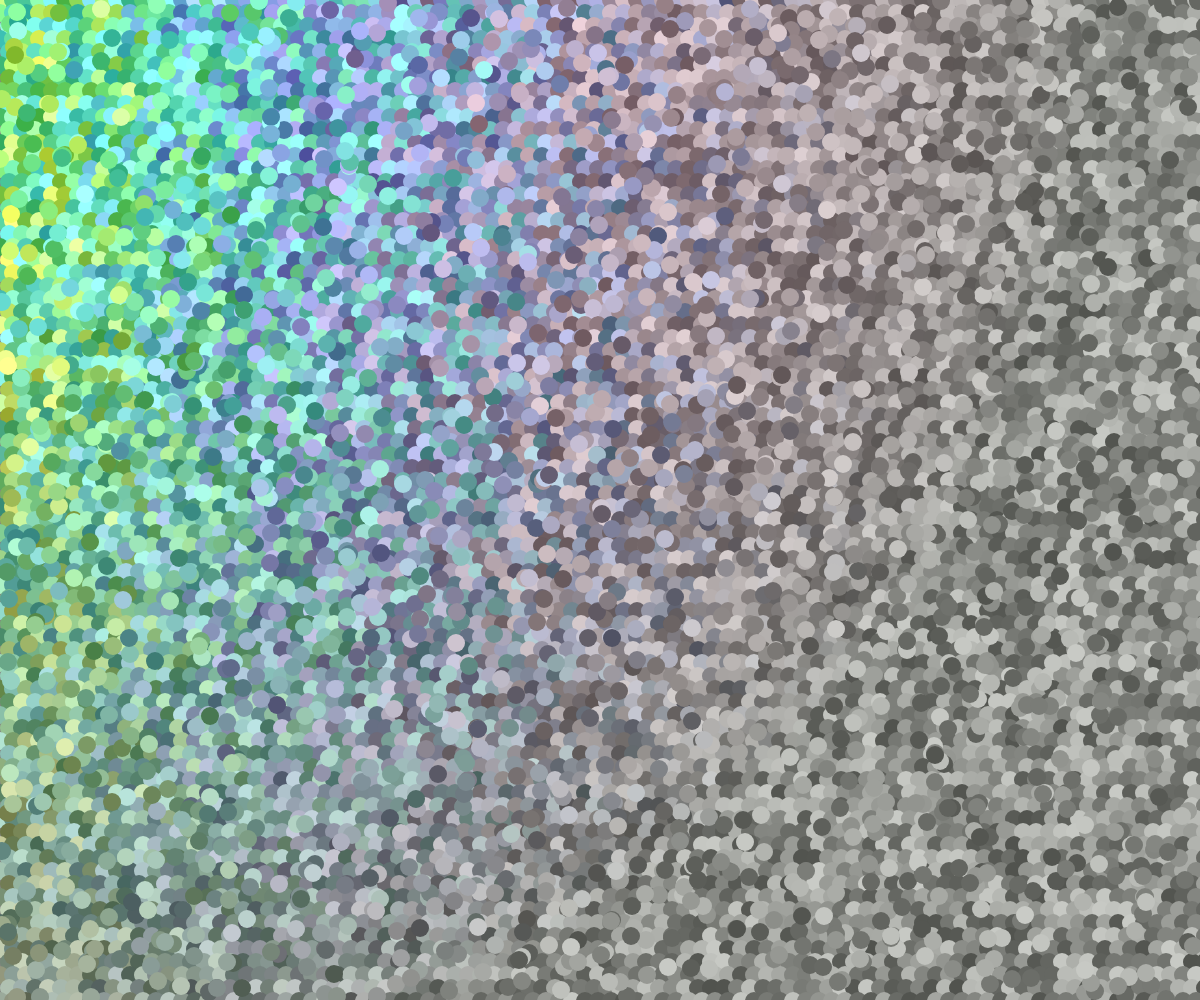
Frame 1 (no input)
Frame 60 (no input): identical to frame 1, image omitted
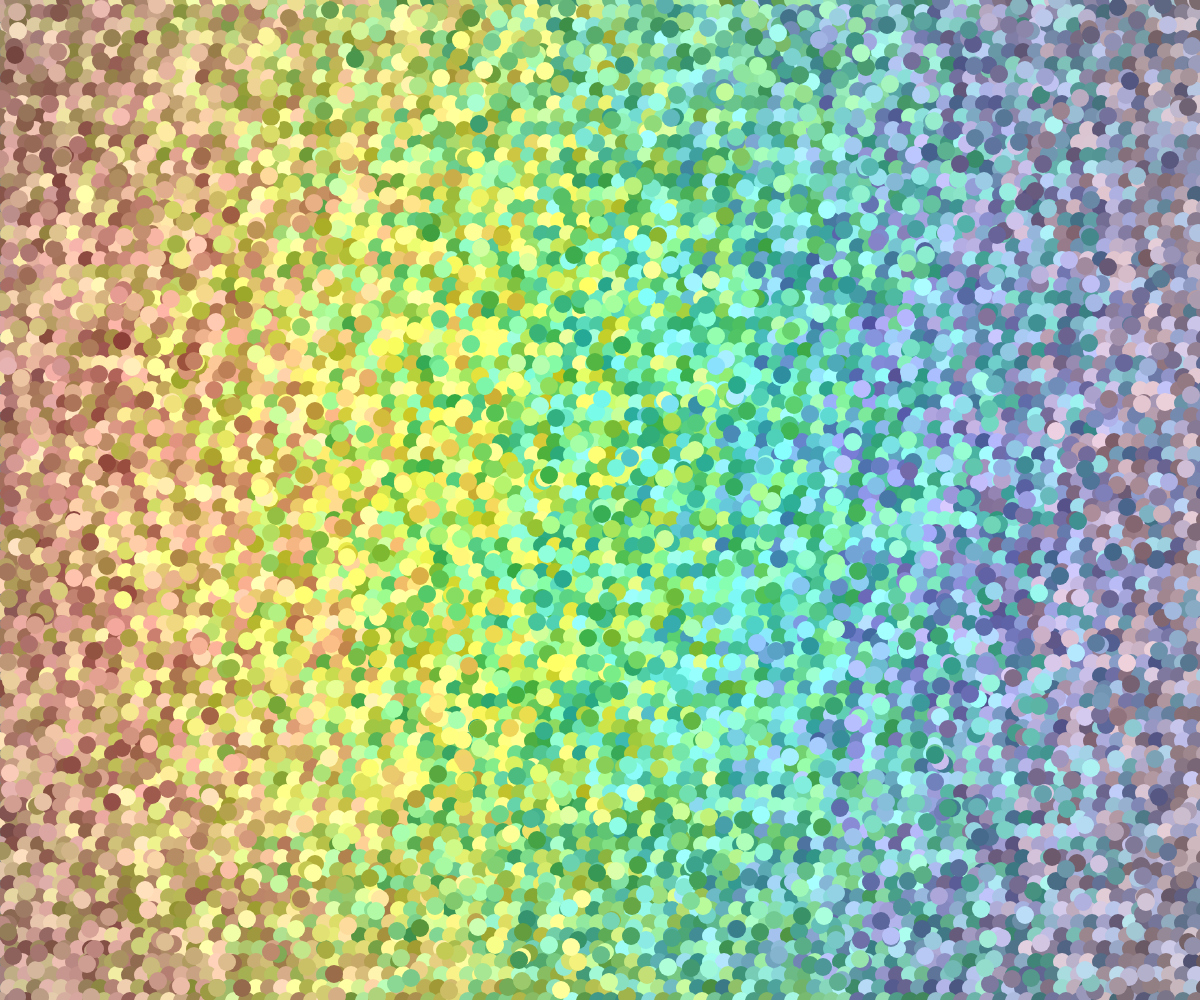
Frame 120 (the mouse pressed at the canvas centre since frame 60)

The p5.js sketch that drew these frames (run headless with seeded random() and noise() and a simulated clock; from frame 60 on, the mouse is pressed at the canvas centre):

// p5.js sketch
// ── sketch.js
class HoloDot {

  constructor(x, y, MAX_X, MAX_Y, s, rainbow, ran, m_o) {
    this.x = x;
    this.y = y;
    this.inter = map(y, 0, MAX_Y, 0, 1);
    this.shift = random(-50, 70);
    this.size = s;
    this.max_x = MAX_X; 
    this.max_y = MAX_Y;
    this.colors = rainbow;
    this.rect_range = ran;
    this.mouse_offset = m_o;
    this.shift = random(-50, 70);
  }
  
  // Custom method for updating the variables
  update() {
    
    let inter;
    let c = this.colors[0];

    for (let i = 0; i < 7; i++) {
      let min = mouseX + this.mouse_offset + (i-4) * this.rect_range;
      let max = mouseX + this.mouse_offset + (i-3) * this.rect_range;
      let min_color = color(this.colors[i]);
      let max_color = color(this.colors[i+1]);
      if (this.x > min && this.x <= max) {
        // color accordingly
        inter = map(this.x, min, max, 0, 1);
        c = lerpColor(min_color, max_color, inter);
      }
    }

    let max_r = 200;
    let fade_r = 900;
    
    let r = sqrt(pow(mouseX - this.x, 2) + pow(mouseY - this.y, 2));
    if (r > max_r) {
      let bg = color(131, 133, 128);
      let rad = sqrt(pow(mouseX - this.x, 2) + pow(mouseY - this.y, 2));
      inter = map(rad, max_r, max_r + fade_r, 0, 1);
      c = lerpColor(c, bg, inter);
    }

    c = shift_color(c, this.shift);
    this.col = c;
  }
  
  // Custom method for drawing the object
  display() {
    fill(this.col);
    ellipse(this.x, this.y, this.size, this.size);
  }

  // Custom method for shifting the color
  rang() {
    let x_rad = 200;
    let y_rad = 100;
    let x_dig = (pow((x - mouseX), 2)) / pow(x_rad, 2);
    let y_dig = (pow((y - mouseY), 2)) / pow(y_rad, 2);
    let r = x_dig + y_dig;
    
    //float r = sqrt(pow(mouseX - x, 2) + pow(mouseY - y,2));
    return r;
  }
}

















let rainbow = [];
let dots = [];

function setup() {

  createCanvas(windowWidth, windowHeight);
  let MAX_X = width;
  let MAX_Y = height;
  // Define colors
  let rainbow = [
    color(195, 146, 165),
    color(214, 95, 86),
    color(254, 181, 124),
    color(244, 245, 74),
    color(103, 219, 112),
    color(85, 217, 208),
    color(124, 127, 222),
    color(195, 146, 165)
  ]

  let count = 9000;
  dots = [];
  // let size = random(10, 30);
  let size = 18;
  // let gap = random(10, 30);
  let gap = 13;
  
  // let row = int(MAX_X / (size-3));
  // let col = int(MAX_Y / (size-3));
  let x = 0;
  let y = 0;
  let end =false;
  for (let i = 0; i < count; i++) {
    let rect_range = MAX_X / 5;
    let mouse_offset = random(-1 * rect_range, rect_range);
    
    dots.push(new HoloDot(x, y, MAX_X, MAX_Y, size, rainbow, rect_range, mouse_offset));
    x += (gap);
    if (x > MAX_X + size) {
      y += (gap);
      if (y%2 == 0) {
        x = size/2;
      } else {
        x = 0;
      }
    }
    
    //println(x, y);
    if ((x > MAX_X) && (y > MAX_Y )) {
      end = true;
      // print(count);
    }
    if (end) {
      x = int(random(MAX_X));
      y = int(random(MAX_Y));
    }
  }
}

function draw() {
  noStroke();
  background(131, 133, 128);
  
  for (let dot of dots) {
    dot.update();
    dot.display();
  }
  
}

function shift_color(c, shift) {
  let r = red(c);
  let g = green(c);
  let b = blue(c);
  r += shift;
  g += shift;
  b += shift;
  return color(r, g, b);
}

function mouseWheel() {

}
